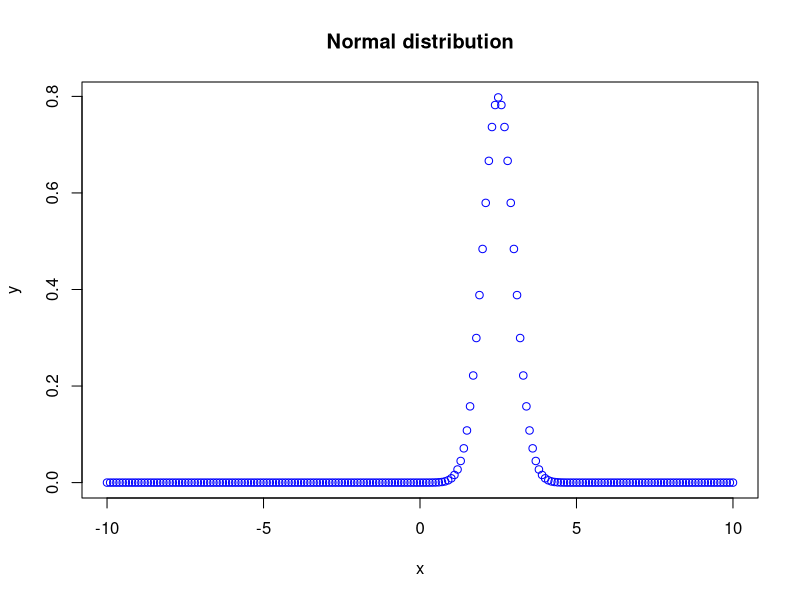

The R source for this figure:
#NORMAL DISTRIBUTION

x <- seq(-10, 10, by = .1)
y <- dnorm(x, mean = 2.5, sd = 0.5)
plot(x,y,main="Normal distribution", col= "blue")

